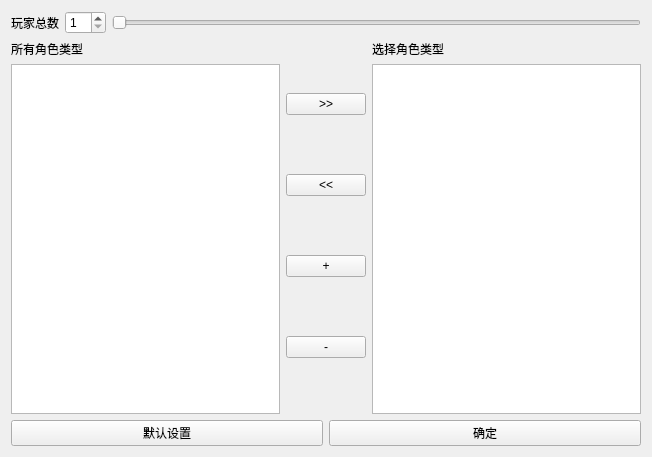
<?xml version="1.0" encoding="UTF-8"?>
<ui version="4.0">
 <class>GameSetForm</class>
 <widget class="QWidget" name="GameSetForm">
  <property name="geometry">
   <rect>
    <x>0</x>
    <y>0</y>
    <width>652</width>
    <height>457</height>
   </rect>
  </property>
  <property name="windowTitle">
   <string>GameSetForm</string>
  </property>
  <layout class="QGridLayout" name="mainLayout">
   <item row="0" column="0">
    <layout class="QGridLayout" name="gridLayout">
     <item row="0" column="0">
      <layout class="QVBoxLayout" name="verticalLayout">
       <item>
        <layout class="QHBoxLayout" name="totalSetLayout">
         <item>
          <widget class="QLabel" name="totalLabel">
           <property name="text">
            <string>玩家总数</string>
           </property>
          </widget>
         </item>
         <item>
          <widget class="QSpinBox" name="totalSetSpinBox">
           <property name="minimum">
            <number>1</number>
           </property>
           <property name="maximum">
            <number>12</number>
           </property>
          </widget>
         </item>
         <item>
          <widget class="QSlider" name="totalSetSlider">
           <property name="minimum">
            <number>1</number>
           </property>
           <property name="maximum">
            <number>12</number>
           </property>
           <property name="orientation">
            <enum>Qt::Horizontal</enum>
           </property>
          </widget>
         </item>
        </layout>
       </item>
       <item>
        <layout class="QHBoxLayout" name="playerSetLayout">
         <item>
          <layout class="QVBoxLayout" name="listLayout">
           <item>
            <widget class="QLabel" name="listLabel">
             <property name="text">
              <string>所有角色类型</string>
             </property>
            </widget>
           </item>
           <item>
            <widget class="QListWidget" name="allRoleList"/>
           </item>
          </layout>
         </item>
         <item>
          <layout class="QVBoxLayout" name="controlLayout">
           <item>
            <widget class="QPushButton" name="rightButton">
             <property name="text">
              <string>&gt;&gt;</string>
             </property>
            </widget>
           </item>
           <item>
            <widget class="QPushButton" name="leftButton">
             <property name="text">
              <string>&lt;&lt;</string>
             </property>
            </widget>
           </item>
           <item>
            <widget class="QPushButton" name="addButton">
             <property name="text">
              <string>+</string>
             </property>
            </widget>
           </item>
           <item>
            <widget class="QPushButton" name="dellButton">
             <property name="text">
              <string>-</string>
             </property>
            </widget>
           </item>
          </layout>
         </item>
         <item>
          <layout class="QVBoxLayout" name="listLayout_2">
           <item>
            <widget class="QLabel" name="listLabel_2">
             <property name="text">
              <string>选择角色类型</string>
             </property>
            </widget>
           </item>
           <item>
            <widget class="QListWidget" name="selectRoleList"/>
           </item>
          </layout>
         </item>
        </layout>
       </item>
       <item>
        <layout class="QHBoxLayout" name="resultLayout">
         <item>
          <widget class="QPushButton" name="defaultButton">
           <property name="text">
            <string>默认设置</string>
           </property>
          </widget>
         </item>
         <item>
          <widget class="QPushButton" name="determineButton">
           <property name="text">
            <string>确定</string>
           </property>
          </widget>
         </item>
        </layout>
       </item>
      </layout>
     </item>
    </layout>
   </item>
  </layout>
 </widget>
 <resources/>
 <connections>
  <connection>
   <sender>totalSetSlider</sender>
   <signal>valueChanged(int)</signal>
   <receiver>totalSetSpinBox</receiver>
   <slot>setValue(int)</slot>
   <hints>
    <hint type="sourcelabel">
     <x>248</x>
     <y>20</y>
    </hint>
    <hint type="destinationlabel">
     <x>127</x>
     <y>29</y>
    </hint>
   </hints>
  </connection>
  <connection>
   <sender>totalSetSpinBox</sender>
   <signal>valueChanged(int)</signal>
   <receiver>totalSetSlider</receiver>
   <slot>setValue(int)</slot>
   <hints>
    <hint type="sourcelabel">
     <x>131</x>
     <y>15</y>
    </hint>
    <hint type="destinationlabel">
     <x>225</x>
     <y>20</y>
    </hint>
   </hints>
  </connection>
 </connections>
</ui>
